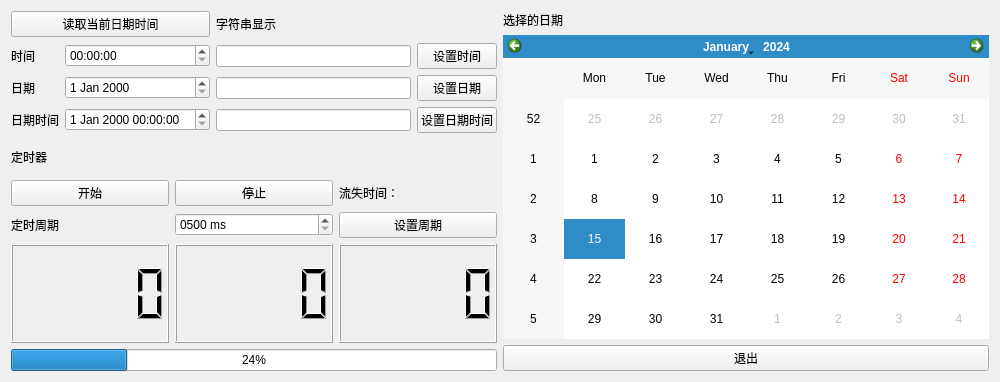
<?xml version="1.0" encoding="UTF-8"?>
<ui version="4.0">
 <class>Widget</class>
 <widget class="QWidget" name="Widget">
  <property name="geometry">
   <rect>
    <x>0</x>
    <y>0</y>
    <width>1000</width>
    <height>382</height>
   </rect>
  </property>
  <property name="windowTitle">
   <string>Widget</string>
  </property>
  <layout class="QHBoxLayout" name="horizontalLayout_2">
   <item>
    <layout class="QGridLayout" name="gridLayout_4">
     <item row="0" column="0">
      <layout class="QGridLayout" name="gridLayout">
       <item row="0" column="0" colspan="2">
        <widget class="QPushButton" name="pushBtnReadCurrentDataAndTime">
         <property name="text">
          <string>读取当前日期时间</string>
         </property>
         <property name="autoDefault">
          <bool>true</bool>
         </property>
        </widget>
       </item>
       <item row="0" column="2">
        <widget class="QLabel" name="label_4">
         <property name="text">
          <string>字符串显示</string>
         </property>
        </widget>
       </item>
       <item row="1" column="0">
        <widget class="QLabel" name="labelTime">
         <property name="text">
          <string>时间</string>
         </property>
        </widget>
       </item>
       <item row="1" column="1">
        <widget class="QTimeEdit" name="timeEdit"/>
       </item>
       <item row="1" column="3">
        <widget class="QPushButton" name="pushBtnSettingTime">
         <property name="text">
          <string>设置时间</string>
         </property>
        </widget>
       </item>
       <item row="2" column="0">
        <widget class="QLabel" name="labelDate">
         <property name="text">
          <string>日期</string>
         </property>
        </widget>
       </item>
       <item row="2" column="1">
        <widget class="QDateEdit" name="dateEdit"/>
       </item>
       <item row="2" column="3">
        <widget class="QPushButton" name="pushBtnSettingDate">
         <property name="text">
          <string>设置日期</string>
         </property>
        </widget>
       </item>
       <item row="3" column="0">
        <widget class="QLabel" name="labelDateTime">
         <property name="text">
          <string>日期时间</string>
         </property>
        </widget>
       </item>
       <item row="3" column="1">
        <widget class="QDateTimeEdit" name="dateTimeEdit"/>
       </item>
       <item row="3" column="3">
        <widget class="QPushButton" name="pushBtnSettingDateTime">
         <property name="text">
          <string>设置日期时间</string>
         </property>
        </widget>
       </item>
       <item row="1" column="2">
        <widget class="QLineEdit" name="lineEditTime"/>
       </item>
       <item row="2" column="2">
        <widget class="QLineEdit" name="lineEditDate"/>
       </item>
       <item row="3" column="2">
        <widget class="QLineEdit" name="lineEditDateTime"/>
       </item>
      </layout>
     </item>
     <item row="0" column="1" rowspan="2">
      <layout class="QGridLayout" name="gridLayout_2">
       <item row="0" column="0">
        <widget class="QLabel" name="labelSelectDate">
         <property name="text">
          <string>选择的日期</string>
         </property>
        </widget>
       </item>
       <item row="1" column="0">
        <widget class="QCalendarWidget" name="calendarWidget"/>
       </item>
       <item row="2" column="0">
        <widget class="QPushButton" name="pushBtnClose">
         <property name="text">
          <string>退出</string>
         </property>
        </widget>
       </item>
      </layout>
     </item>
     <item row="1" column="0">
      <layout class="QVBoxLayout" name="verticalLayout">
       <item>
        <layout class="QGridLayout" name="gridLayout_3">
         <item row="0" column="0">
          <widget class="QLabel" name="label_9">
           <property name="text">
            <string>定时器</string>
           </property>
          </widget>
         </item>
         <item row="1" column="0">
          <widget class="QPushButton" name="pushBtnTimerStart">
           <property name="text">
            <string>开始</string>
           </property>
          </widget>
         </item>
         <item row="1" column="1">
          <widget class="QPushButton" name="pushBtnTimerStop">
           <property name="text">
            <string>停止</string>
           </property>
          </widget>
         </item>
         <item row="1" column="2">
          <widget class="QLabel" name="labelOutTime">
           <property name="text">
            <string>流失时间：</string>
           </property>
          </widget>
         </item>
         <item row="2" column="0">
          <widget class="QLabel" name="label_11">
           <property name="text">
            <string>定时周期</string>
           </property>
          </widget>
         </item>
         <item row="2" column="1">
          <widget class="QSpinBox" name="spinBoxTimerCycle">
           <property name="suffix">
            <string> ms</string>
           </property>
           <property name="prefix">
            <string>0</string>
           </property>
           <property name="minimum">
            <number>500</number>
           </property>
           <property name="maximum">
            <number>10000</number>
           </property>
           <property name="singleStep">
            <number>500</number>
           </property>
           <property name="stepType">
            <enum>QAbstractSpinBox::DefaultStepType</enum>
           </property>
          </widget>
         </item>
         <item row="2" column="2">
          <widget class="QPushButton" name="pushBtnSettingCycle">
           <property name="text">
            <string>设置周期</string>
           </property>
          </widget>
         </item>
        </layout>
       </item>
       <item>
        <layout class="QHBoxLayout" name="horizontalLayout">
         <item>
          <widget class="QLCDNumber" name="lcdNumMinute"/>
         </item>
         <item>
          <widget class="QLCDNumber" name="lcdNumSecond"/>
         </item>
         <item>
          <widget class="QLCDNumber" name="lcdNumMillisecond"/>
         </item>
        </layout>
       </item>
       <item>
        <widget class="QProgressBar" name="progressBar">
         <property name="value">
          <number>24</number>
         </property>
        </widget>
       </item>
      </layout>
     </item>
    </layout>
   </item>
  </layout>
 </widget>
 <layoutdefault spacing="6" margin="11"/>
 <resources/>
 <connections/>
</ui>
